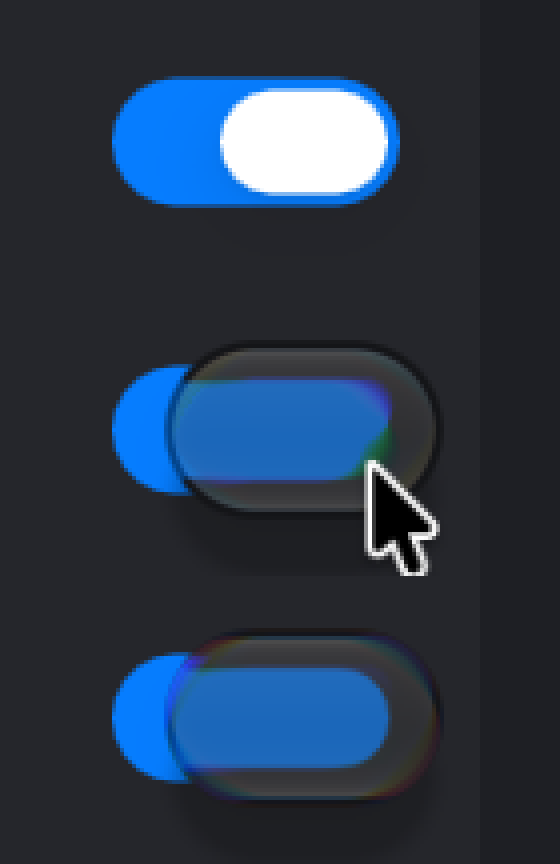
#> input picture reference/judge-95-18/02-held-switch-dark-rest-held-j17held-ours.png, 560 x 864 px, given in place of 02-held-switch-dark-rest-held-j17held-ours.png-s0.png, which was not available
$ python refr_fit.py ../../../../../../judge-95-18/02-held-switch-dark-rest-held-j17held-ours.png 5 ../../../../../../judge-95-18/06-settings-size-slider-held-dark-ours.png ../../../../../../judge-95-18/06-settings-size-slider-held-dark-ours.png ../../../../../../judge-95-18/06-settings-size-slider-held-dark-ours.png ../../../../../../judge-95-18/06-settings-size-slider-held-dark-ours.png
#> lines starting #> are read from the running program, lines starting #| are printed output that depends on the picture
# Highlight-free refraction measurement of a glass platter (real Dock or probe glass).
# Per pixel transfer T_p(level) from 8 uniform grey backdrops (tint, face matrix, rim highlight, dark specular:
# everything pointwise), then a ramp backdrop is decoded per pixel through T_p^-1 -> source position -> displacement.
# usage: refr_fit.py <prefix> <xshift px of the gradx ramp vs the capture> [x0 x1 y0 y1 (platter bbox px)] [models "name:A:H:Ao:Ho:op,..."]
import numpy as np, sys, json
from PIL import Image
np.set_printoptions(linewidth=250,precision=1,suppress=True)
pre=sys.argv[1]; xsh=int(sys.argv[2])
def L(n): return np.array(Image.open(f'cap/{pre}-{n}.png').convert('RGB')).astype(float)[...,1]
#> called with n = 's0'
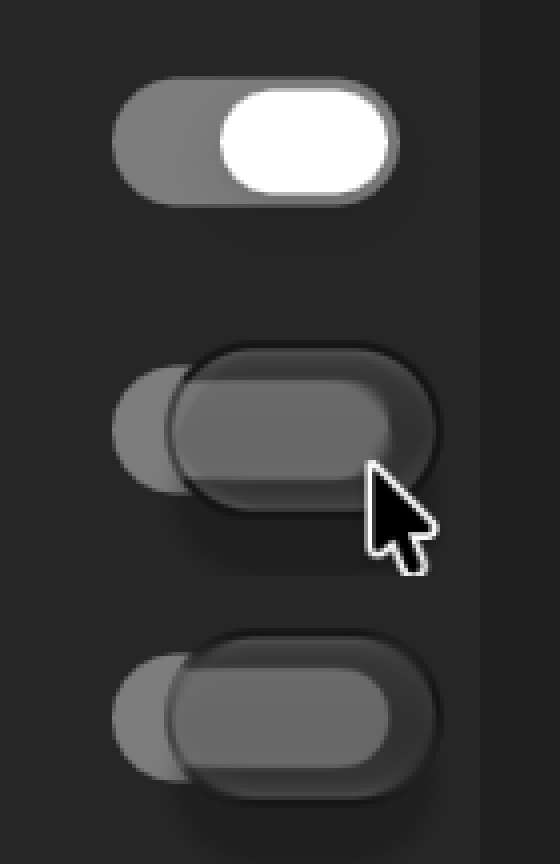
#> returned value: shape (864, 560) float64; min 0, max 255, mean 55.9
lv=np.array([0,40,80,120,160,200,240,255.])
T=np.stack([L(f's{int(l)}') for l in lv])
#> call 2 of L, with n = 's40'
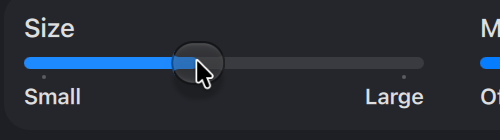
#> input picture reference/judge-95-18/06-settings-size-slider-held-dark-ours.png, 500 x 140 px, given in place of 02-held-switch-dark-rest-held-j17held-ours.png-s40.png, which was not available
#> in L (call 2), `def L(n): return np.array(Image.open(f'cap/{pre}-{n}.png').convert('RG..`:
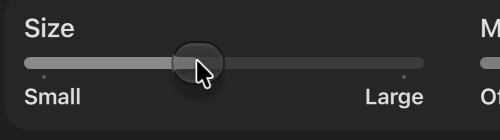
#> returned value: shape (140, 500) float64; min 0, max 255, mean 45.4
#> (the run stopped early here; a loop or call above may not have finished)
